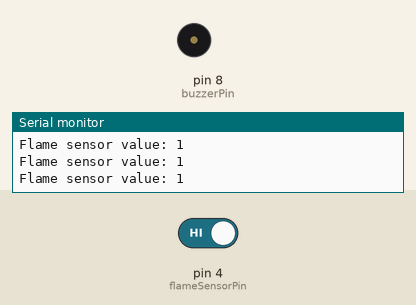
Bench run of a sketch on a simulated Arduino Uno, built with avr-gcc and run on an emulated ATmega328P. On the bench: buzzer (waves = sounding, pin HIGH), the last lines printed to the serial monitor. Inputs (shaded band) come from the test bench; at power-on: pin 4 (flameSensorPin) HIGH.

Above: at 1.8 s.
1.9 s: pin 4 (flameSensorPin) driven LOW
At 2.7 s:
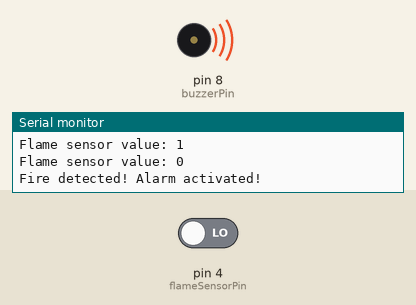
4.9 s: pin 4 (flameSensorPin) driven HIGH
At 5.8 s:
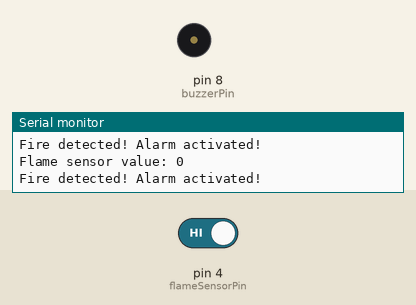
Timing chart, 0 to 7.9 s (numbered marks = the images above; inputs shaded):
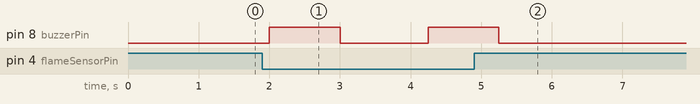

The sketch:

fire_alarm.ino
```cpp
// Define the flame sensor pin
const int flameSensorPin = 4;
// Define the buzzer pin
const int buzzerPin = 8;

void setup() {
  // Initialize Serial communication
  Serial.begin(9600);
  pinMode(flameSensorPin,INPUT);
  // Set the buzzer pin as an output
  pinMode(buzzerPin, OUTPUT);
}

void loop() {
  // Read the value from the flame sensor
  int sensorValue = digitalRead(flameSensorPin);

  // Print the sensor value to Serial monitor
  Serial.print("Flame sensor value: ");
  Serial.println(sensorValue);

  // Check if the sensor value crosses a certain threshold
  if (sensorValue == 0 ) { // You may need to adjust this threshold value based on your sensor and environment
    // If flame is detected, trigger the alarm
    digitalWrite(buzzerPin, HIGH);
    Serial.println("Fire detected! Alarm activated!");
    delay(1000); // Delay for alarm sound
    digitalWrite(buzzerPin, LOW);
    delay(750);
  } else {
    // If no flame is detected, turn off the alarm
    digitalWrite(buzzerPin, LOW);
  }

  delay(500); // Adjust the delay as needed for your application
}
```

Measured:
- after the input at 1.9 s, pin 8 (buzzerPin): LOW → HIGH after 0.10 s, → LOW 1.0 s later, → HIGH 1.3 s later
- after the input at 4.9 s, pin 8 (buzzerPin): goes on until 5.3 s, then stays LOW
